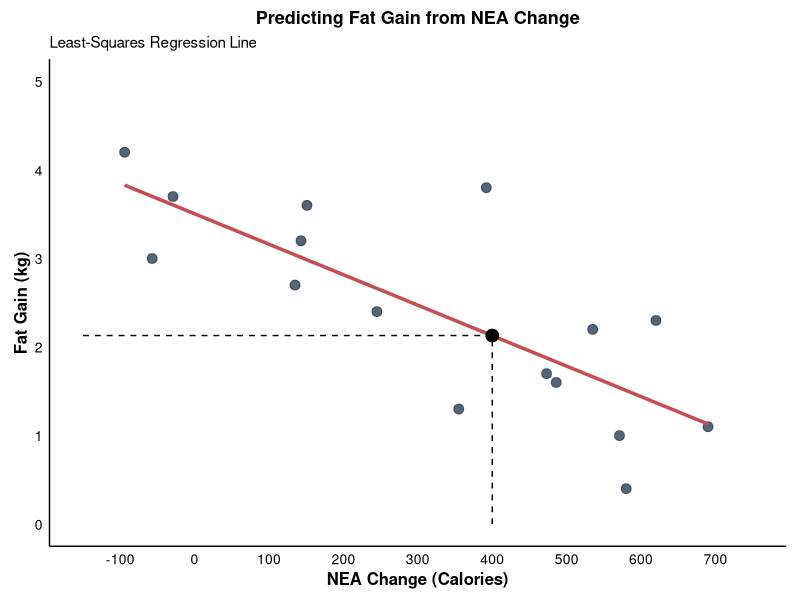
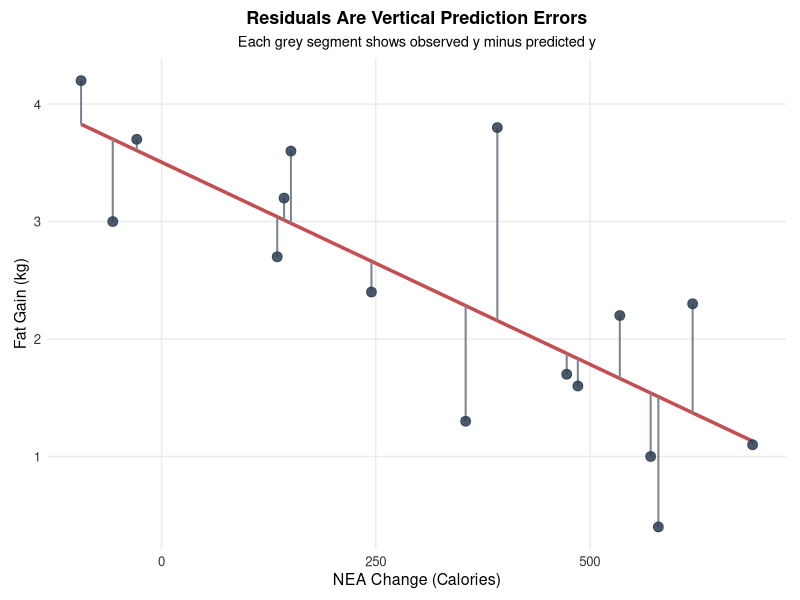
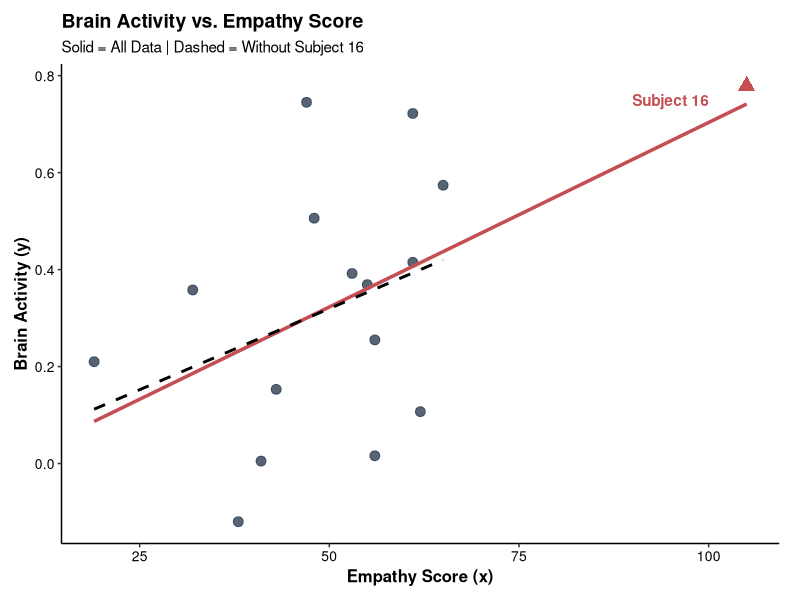

R code for these plots, in order:
## ---- chunk 1
knitr::opts_chunk$set(
  echo = TRUE,
  warning = FALSE,
  message = FALSE,
  error = FALSE,
  fig.align = "center", 
  fig.width = 6, 
  fig.height = 4
)

library(ggplot2)

set.seed(123)

lecture_theme <- theme_minimal(base_size = 11) +
  theme(
    plot.title = element_text(size = 13, face = "bold", hjust = 0.5),
    axis.title = element_blank(),
    axis.text = element_blank(),
    panel.grid = element_blank(),
    plot.background = element_rect(fill = "white", colour = NA),
    panel.background = element_rect(fill = "white", colour = NA),
    plot.margin = margin(8, 10, 8, 10)
  )

# A second theme for ordinary statistical charts. Unlike the diagram theme
# above, this keeps axis labels, tick marks and a light major grid visible.
lecture_chart_theme <- theme_minimal(base_size = 11) +
  theme(
    plot.title = element_text(size = 13, face = "bold", hjust = 0.5),
    plot.subtitle = element_text(size = 10.5, hjust = 0.5),
    axis.title = element_text(size = 11.5),
    axis.text = element_text(size = 9.5, colour = "#333333"),
    panel.grid.minor = element_blank(),
    plot.background = element_rect(fill = "white", colour = NA),
    panel.background = element_rect(fill = "white", colour = NA),
    plot.margin = margin(8, 10, 8, 10)
  )

save_plot <- function(filename, plot, width, height) {
  ggsave(filename = filename, plot = plot, width = width, height = height, units = "in", dpi = 300, bg = "white")
}

# =============================================================
# Chapter 4: Least-Squares Regression Line
# =============================================================

# Data from Example 3.5 / 4.1 (Nonexercise Activity and Fat Gain)
nea_change <- c(-94, -57, -29, 135, 143, 151, 245, 355, 392, 473, 486, 535, 571, 580, 620, 690)
fat_gain <- c(4.2, 3.0, 3.7, 2.7, 3.2, 3.6, 2.4, 1.3, 3.8, 1.7, 1.6, 2.2, 1.0, 0.4, 2.3, 1.1)
df_nea <- data.frame(NEA = nea_change, FatGain = fat_gain)

p_regression <- ggplot(df_nea, aes(x = NEA, y = FatGain)) +
  geom_point(colour = "#2c3e50", size = 3, alpha = 0.8) +
  geom_smooth(method = "lm", se = FALSE, colour = "#C44E52", linewidth = 1.2) +
  # The dashed guides mark the prediction at x = 400
  annotate(
    "segment",
    x = 400, y = 0, xend = 400, yend = 2.13,
    linetype = "dashed", colour = "black"
  ) +
  annotate(
    "segment",
    x = -150, y = 2.13, xend = 400, yend = 2.13,
    linetype = "dashed", colour = "black"
  ) +
  annotate("point", x = 400, y = 2.13, colour = "black", size = 4) +
  scale_y_continuous(limits = c(0, 5)) +
  scale_x_continuous(limits = c(-150, 750), breaks = seq(-100, 700, by = 100)) +
  labs(
    title = "Predicting Fat Gain from NEA Change",
    subtitle = "Least-Squares Regression Line",
    x = "NEA Change (Calories)",
    y = "Fat Gain (kg)"
  ) +
  lecture_theme +
  # This layer restores axes because lecture_theme hides them for diagrams
  theme(
    axis.title = element_text(size = 12, face = "bold"),
    axis.text = element_text(size = 10, colour = "black"),
    axis.line = element_line(colour = "black")
  )

save_plot("fig_ch4_regression.png", p_regression, width = 7, height = 4)


# =============================================================
# Chapter 4: Residuals
# =============================================================
df_nea$Predicted <- predict(lm(FatGain ~ NEA, data = df_nea))
df_nea$Residual <- df_nea$FatGain - df_nea$Predicted

p_residuals <- ggplot(df_nea, aes(x = NEA, y = FatGain)) +
  geom_smooth(method = "lm", se = FALSE, colour = "#C44E52", linewidth = 1.2) +
  geom_segment(
    aes(xend = NEA, y = Predicted, yend = FatGain),
    colour = "#7A8793",
    linewidth = 0.7
  ) +
  geom_point(colour = "#2c3e50", size = 3, alpha = 0.85) +
  labs(
    title = "Residuals Are Vertical Prediction Errors",
    subtitle = "Each grey segment shows observed y minus predicted y",
    x = "NEA Change (Calories)",
    y = "Fat Gain (kg)"
  ) +
  lecture_chart_theme

save_plot("fig_ch4_residuals.png", p_residuals, width = 7, height = 4)

# =============================================================
# Chapter 4: Outliers and Influential Observations
# =============================================================
# Raw data for the empathy example
subject <- 1:16
empathy <- c(38, 53, 41, 55, 56, 61, 62, 48, 43, 47, 56, 65, 19, 61, 32, 105)
brain_act <- c(-0.120, 0.392, 0.005, 0.369, 0.016, 0.415, 0.107, 0.506, 0.153, 0.745, 0.255, 0.574, 0.210, 0.722, 0.358, 0.779)
df_empathy <- data.frame(Subject = subject, Empathy = empathy, Brain = brain_act)

# The comparison line is fitted after excluding Subject 16
df_no_16 <- subset(df_empathy, Subject != 16)

# The plot compares the fitted lines with and without Subject 16
p_outliers <- ggplot(df_empathy, aes(x = Empathy, y = Brain)) +
  # The remaining subjects are shown with the standard point style
  geom_point(data = df_no_16, colour = "#2c3e50", size = 3, alpha = 0.8) +
  # Subject 16 is highlighted because of its high leverage
  geom_point(data = subset(df_empathy, Subject == 16), colour = "#C44E52", size = 4, shape = 17) +
  annotate("text", x = 95, y = 0.75, label = "Subject 16", colour = "#C44E52", fontface = "bold") +
  
  # Solid line: regression fitted to all observations
  geom_smooth(method = "lm", se = FALSE, colour = "#C44E52", linewidth = 1.2) +
  
  # Dashed line: regression fitted without Subject 16
  geom_smooth(data = df_no_16, method = "lm", se = FALSE, colour = "black", linetype = "dashed", linewidth = 1) +
  
  labs(
    title = "Brain Activity vs. Empathy Score",
    subtitle = "Solid = All Data | Dashed = Without Subject 16",
    x = "Empathy Score (x)",
    y = "Brain Activity (y)"
  ) +
  theme_classic() +
  theme(
    plot.title = element_text(face = "bold", size = 14),
    axis.title = element_text(face = "bold", size = 12),
    axis.text = element_text(colour = "black", size = 10),
    plot.margin = margin(10, 15, 10, 10)
  )

save_plot("fig_ch4_outliers.png", p_outliers, width = 7, height = 4)


## ---- chunk 2
# NEA change in Calories
x <- c(
  -94, -57, -29, 135, 143, 151, 245, 355,
  392, 473, 486, 535, 571, 580, 620, 690
)

# Fat gain in kilograms
y <- c(
  4.2, 3.0, 3.7, 2.7, 3.2, 3.6, 2.4, 1.3,
  3.8, 1.7, 1.6, 2.2, 1.0, 0.4, 2.3, 1.1
)
## ---- chunk 3
# Step 1: Calculate the sample means
x_bar <- mean(x)
y_bar <- mean(y)

# Step 2: Calculate the sample standard deviations
s_x <- sd(x)
s_y <- sd(y)

# Step 3: Calculate Pearson correlation
r <- cor(x, y)

# Step 4: Calculate the standard-deviation ratio
sd_ratio <- s_y / s_x

# Step 5: Calculate the slope
b <- r * sd_ratio

# Step 6: Calculate b times x-bar
b_xbar <- b * x_bar

# Step 7: Calculate the intercept
a <- y_bar - b_xbar

# Display every intermediate result
cat("Mean of x =", x_bar, "\n")
cat("Mean of y =", y_bar, "\n")
cat("SD of x =", s_x, "\n")
cat("SD of y =", s_y, "\n")
cat("Correlation =", r, "\n")
cat("s_y / s_x =", sd_ratio, "\n")
cat("Slope =", b, "\n")
cat("b * x_bar =", b_xbar, "\n")
cat("Intercept =", a, "\n")
## ---- chunk 4
calc_regression <- function(x_var, y_var) {
  b_slope <- cor(x_var, y_var) * (sd(y_var) / sd(x_var))
  a_intercept <- mean(y_var) - b_slope * mean(x_var)

  data.frame(
    Mean_X = mean(x_var),
    Mean_Y = mean(y_var),
    Correlation = cor(x_var, y_var),
    Slope = b_slope,
    Intercept = a_intercept
  )
}

calc_regression(x_var = x, y_var = y)
## ---- chunk 5
model <- lm(y ~ x)

# Display the fitted coefficients
coef(model)
## ---- chunk 6
# Predicted fat gain for an NEA change of 400 Calories
predict(model, newdata = data.frame(x = 400))
## ---- chunk 7
# Fitted responses and residuals from the linear model
fitted_values <- fitted(model)
residual_values <- residuals(model)

# The first six observations are displayed together
head(
  data.frame(
    NEA = x,
    Observed_Fat_Gain = y,
    Predicted_Fat_Gain = fitted_values,
    Residual = residual_values
  )
)
## ---- chunk 8
# A standard summary of the fitted linear model
summary(model)
## ---- chunk 9
empathy_all <- c(
  38, 53, 41, 55, 56, 61, 62, 48,
  43, 47, 56, 65, 19, 61, 32, 105
)

brain_all <- c(
  -0.120, 0.392, 0.005, 0.369,
   0.016, 0.415, 0.107, 0.506,
   0.153, 0.745, 0.255, 0.574,
   0.210, 0.722, 0.358, 0.779
)

# With Subject 16
r_all <- cor(empathy_all, brain_all)
b_all <- r_all * (sd(brain_all) / sd(empathy_all))
a_all <- mean(brain_all) - b_all * mean(empathy_all)

# Without Subject 16
empathy_no16 <- empathy_all[-16]
brain_no16 <- brain_all[-16]

r_no16 <- cor(empathy_no16, brain_no16)
b_no16 <- r_no16 * (sd(brain_no16) / sd(empathy_no16))
a_no16 <- mean(brain_no16) - b_no16 * mean(empathy_no16)

data.frame(
  Dataset = c("All 16 subjects", "Without Subject 16"),
  Correlation = c(r_all, r_no16),
  Slope = c(b_all, b_no16),
  Intercept = c(a_all, a_no16)
)
